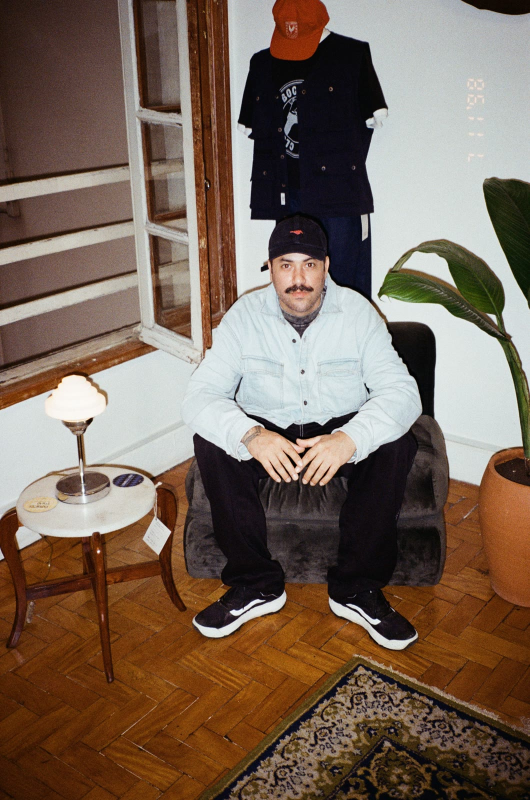
#> input picture posts/rumo-ao-up/fotos/caio-01.jpg, 1060 x 1600 px, given in place of rc-agua.png, which was not available (shown at 1/2 size)
$ python martini.py ../../../../posts/rumo-ao-up/fotos ../../../../posts/rumo-ao-up/fotos/caio-02.jpg 1.0
#> lines starting #> are read from the running program, lines starting #| are printed output that depends on the picture; after the words box and inside, x2 and y2 are one past the last pixel; in counts of white or black regions, pixels touching at a corner belong together
"""Rodada 5 · taça de martini. A taça é a imagem central; o líquido e o brilho
são as texturas de retícula que o usuário mandou (recoloridas pra Lhama).
Saída: fundos 1080x1350 (texto entra no HTML).
Uso: python3 martini.py <pasta-rc> <saida> [escala=1]"""
import sys, os, math
import numpy as np
from PIL import Image, ImageDraw, ImageChops, ImageFilter

RC, OUT = sys.argv[1], sys.argv[2]
S = float(sys.argv[3]) if len(sys.argv) > 3 else 1
os.makedirs(OUT, exist_ok=True)
W, H = int(1080 * S), int(1350 * S)
hx = lambda h: tuple(int(h[i:i + 2], 16) for i in (1, 3, 5))
LAV, LAVD, PINK, YEL, MINT, CREAM, INK, WINE = map(hx, ["#6E78E8", "#4E57C2", "#E679D3", "#EEE27A", "#B6D4A6", "#F2EAD8", "#151515", "#82004E"])
agua = Image.open(os.path.join(RC, "rc-agua.png")).convert("RGB")
#> agua is the input picture: PIL image 1060x1600 RGB; mean R, G, B 121.9, 103.1, 89.2
velas = Image.open(os.path.join(RC, "rc-velas.png")).convert("RGB")
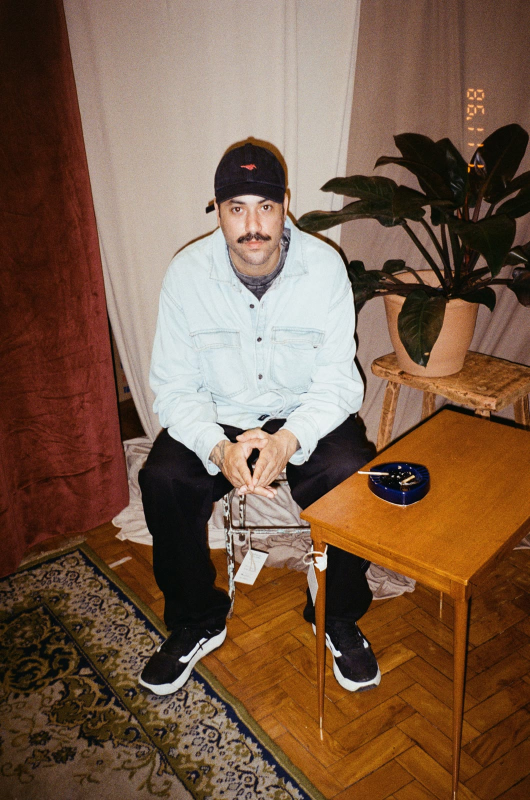
#> input picture posts/rumo-ao-up/fotos/caio-02.jpg, 1060 x 1600 px, given in place of rc-velas.png, which was not available (shown at 1/2 size)
#> velas is the input picture: PIL image 1060x1600 RGB; mean R, G, B 121.6, 92.2, 71.8
velasm = Image.open(os.path.join(RC, "rc-velas-menta.png")).convert("RGB")


def P(x, y):
    return (x * S, y * S)


def tex(img, box, scale=1.0, rot=0):
    """Recorta a textura pra caber no retângulo `box` (cover)."""
    x0, y0, x1, y1 = [int(v * S) for v in box]
    w, h = x1 - x0, y1 - y0
    t = img.rotate(rot, resample=Image.BICUBIC, expand=True)
    k = max(w / t.width, h / t.height) * scale
    t = t.resize((int(t.width * k), int(t.height * k)), Image.LANCZOS)
    cx, cy = (t.width - w) // 2, (t.height - h) // 2
    return t.crop((cx, cy, cx + w, cy + h)), (x0, y0)


def mask(fn):
    m = Image.new("L", (W, H), 0)
    fn(ImageDraw.Draw(m))
    return m


def paper_grain(img, k=0.07, seed=1):
    a = np.asarray(img).astype(np.float32)
    n = np.random.default_rng(seed).standard_normal(a.shape[:2])[..., None]
    return Image.fromarray(np.clip(a * (1 + k * n), 0, 255).astype(np.uint8))


def halftone_flat(color, bg, density, angle=45, cell=7):
    """Campo chapado com retícula leve (pra fundos não ficarem digitais)."""
    yy, xx = np.mgrid[0:H, 0:W].astype(np.float32)
    a = math.radians(angle)
    u = (xx * math.cos(a) + yy * math.sin(a)) / (cell * S) * 2 * math.pi
    v = (-xx * math.sin(a) + yy * math.cos(a)) / (cell * S) * 2 * math.pi
    t = 0.5 - 0.25 * (np.cos(u) + np.cos(v))
    ink = np.clip((density - t) * 8 + 0.5, 0, 1)[..., None]
    out = np.array(bg, np.float32) * (1 - ink) + np.array(color, np.float32) * ink
    return Image.fromarray(out.astype(np.uint8))


def glass(d, cx, top, rim, depth, stem, foot, tilt=0, width=10, fill=None, outline=INK):
    """Taça de martini (cone + haste + pé). Retorna os polígonos."""
    def R(x, y):
        a = math.radians(tilt)
        x, y = x - cx, y - (top + depth)
        return P(cx + x * math.cos(a) - y * math.sin(a), top + depth + x * math.sin(a) + y * math.cos(a))
    cone = [R(cx - rim, top), R(cx + rim, top), R(cx + 14, top + depth), R(cx - 14, top + depth)]
    st = [R(cx - 9, top + depth - 4), R(cx + 9, top + depth - 4), R(cx + 9, top + depth + stem), R(cx - 9, top + depth + stem)]
    ft = [R(cx - foot, top + depth + stem + 14), R(cx + foot, top + depth + stem + 14), R(cx + foot * 0.7, top + depth + stem - 4), R(cx - foot * 0.7, top + depth + stem - 4)]
    return cone, st, ft, R


def liquid_poly(R, cx, top, rim, depth, level):
    """Líquido até `level` (0..1 da altura do cone), com superfície levemente curva."""
    y = top + depth * (1 - level)
    half = rim * level + 14 * (1 - level)
    pts = [R(cx - half + 6, y)]
    for i in range(1, 12):
        t = i / 12
        pts.append(R(cx - half + 6 + (2 * half - 12) * t, y + 8 * math.sin(t * math.pi)))
    pts += [R(cx + half - 6, y), R(cx + 12, top + depth - 6), R(cx - 12, top + depth - 6)]
    return pts


def draw_martini(base, cx, top, rim, depth, stem, foot, tilt, liq_tex, glow=None, olive=PINK, misreg=PINK, level=0.8, pick=True, lw=9, off_px=16):
    cone, st, ft, R = glass(None, cx, top, rim, depth, stem, foot, tilt)
    # sombra de registro (rosa deslocado) — erro de impressão
    off = Image.new("RGBA", (W, H), (0, 0, 0, 0)); do = ImageDraw.Draw(off)
    for poly in (cone, st, ft):
        do.polygon([(x + off_px * S, y + off_px * 0.9 * S) for x, y in poly], fill=misreg + (255,))
    base.alpha_composite(off)
    # vidro: creme translúcido
    g = Image.new("RGBA", (W, H), (0, 0, 0, 0)); dg = ImageDraw.Draw(g)
    for poly in (cone, st, ft):
        dg.polygon(poly, fill=CREAM + (235,))
    base.alpha_composite(g)
    # líquido = textura da água
    if level > 0:
        lm = mask(lambda d: d.polygon(liquid_poly(R, cx, top, rim, depth, level), fill=255))
        t, (x0, y0) = tex(liq_tex, (cx - rim - 40, top - 40, cx + rim + 40, top + depth + 40), 1.25, rot=-tilt)
        layer = Image.new("RGBA", (W, H), (0, 0, 0, 0)); layer.paste(t, (x0, y0))
        layer.putalpha(ImageChops.multiply(layer.split()[3], lm))
        base.alpha_composite(layer)
    # contorno nanquim
    ln = Image.new("RGBA", (W, H), (0, 0, 0, 0)); dl = ImageDraw.Draw(ln)
    for poly in (cone, st, ft):
        dl.line(poly + [poly[0]], fill=INK + (255,), width=int(lw * S), joint="curve")
    if level > 0:
        dl.line(liquid_poly(R, cx, top, rim, depth, level)[:12], fill=INK + (255,), width=int(max(3, lw * 0.55) * S))
    # brilho no vidro
    hl = [R(cx - rim * 0.72, top + 30), R(cx - rim * 0.6, top + 30), R(cx - 30, top + depth * 0.78), R(cx - 44, top + depth * 0.78)]
    dl.polygon(hl, fill=(255, 255, 255, 150))
    base.alpha_composite(ln)
    if not pick:
        return R
    # palito com azeitona-lhama (rosa com miolo amarelo)
    p0, p1 = R(cx + rim * 0.15, top + depth * 0.62), R(cx + rim * 0.85, top - rim * 0.3)
    dp = ImageDraw.Draw(base)
    dp.line([p0, p1], fill=INK, width=int(10 * S))
    ox, oy = R(cx + rim * 0.42, top + depth * 0.05)
    r = max(22, rim * 0.165) * S
    dp.ellipse([ox - r + 12 * S, oy - r * 0.86 + 12 * S, ox + r + 12 * S, oy + r * 0.86 + 12 * S], fill=misreg)
    dp.ellipse([ox - r, oy - r * 0.86, ox + r, oy + r * 0.86], fill=olive, outline=INK, width=int(8 * S))
    dp.ellipse([ox - r * 0.36, oy - r * 0.3, ox + r * 0.36, oy + r * 0.3], fill=YEL, outline=INK, width=int(5 * S))
    return R


def save(img, name):
    paper_grain(img.convert("RGB")).save(os.path.join(OUT, name))
    print(name)


# 1 · a taça gigante, lavanda, brilho das velas atrás
b = halftone_flat(LAVD, LAV, 0.22).convert("RGBA")
t, (x0, y0) = tex(velas, (140, 260, 940, 1100), 1.0)
#> t: PIL image 800x840 RGB
#> x0 = 140; y0 = 260
halo = Image.new("RGBA", (W, H), (0, 0, 0, 0)); halo.paste(t, (x0, y0))
#> after `halo = Image.new('RGBA', (W, H), (0, 0, 0, 0))`: halo: PIL image 1080x1350 RGBA; every value is 0
hm = mask(lambda d: d.ellipse([P(260, 400), P(820, 1000)], fill=255)).filter(ImageFilter.GaussianBlur(70 * S))
#> in mask, `m = Image.new("L", (W, H), 0)`: m: PIL image 1080x1350 L; every value is 0
#> in mask, `fn(ImageDraw.Draw(m))`:
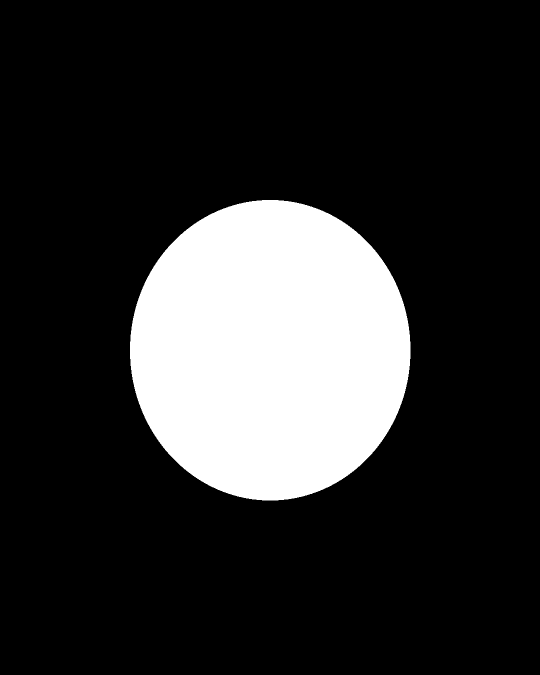
#> m: PIL image 1080x1350 L (shown at 1/2 size); 18.2% white; 1 white region, box (x1, y1, x2, y2) and area: (260, 400, 821, 1001) 264721
halo.putalpha(hm); b.alpha_composite(halo)
draw_martini(b, 540, 420, 330, 330, 270, 190, 0, agua, level=0.82)
#> in mask (call 2), `fn(ImageDraw.Draw(m))`: m: PIL image 1080x1350 L; 4.9% white; 1 white region, box (x1, y1, x2, y2) and area: (272, 479, 808, 745) 71633
#> in draw_martini, `t, (x0, y0) = tex(liq_tex, (cx - rim - 40, top - 40, cx + rim + 40, to..`:
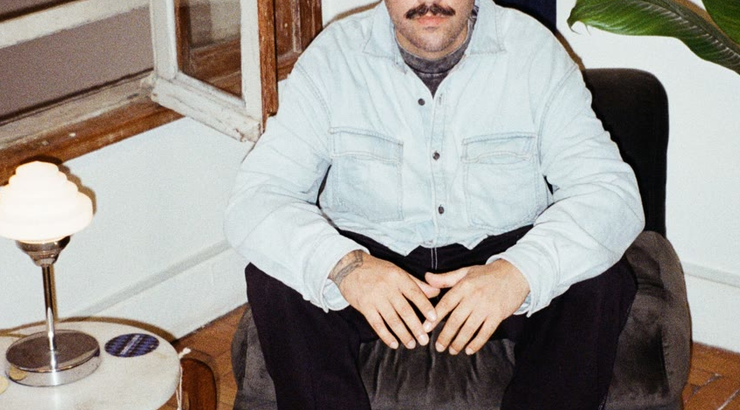
#> t: PIL image 740x410 RGB; mean R, G, B 156.3, 151.9, 146.6
#> in draw_martini, `t, (x0, y0) = tex(liq_tex, (cx - rim - 40, top - 40, cx + rim + 40, to..`: x0 = 170; y0 = 380
save(b, "m1.png")

# 2 · taça inclinada derramando, fundo tinta, com respingo de água
b = Image.new("RGBA", (W, H), INK + (255,))
t, (x0, y0) = tex(agua, (0, 700, 1080, 1350), 1.0, rot=90)
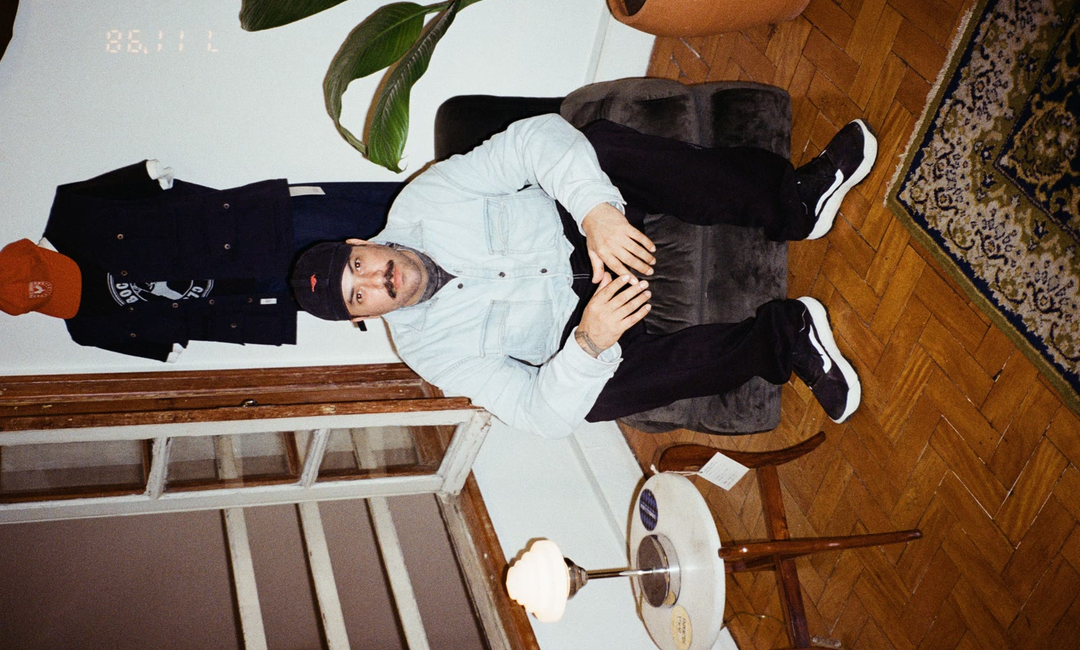
#> t: PIL image 1080x650 RGB; mean R, G, B 123, 104.5, 90.8
#> x0 = 0; y0 = 700
sp = Image.new("RGBA", (W, H), (0, 0, 0, 0)); sp.paste(t, (x0, y0))
spm = mask(lambda d: (d.ellipse([P(-200, 930), P(1300, 1500)], fill=255), d.ellipse([P(380, 760), P(820, 1060)], fill=255)))
#> in mask (call 3), `fn(ImageDraw.Draw(m))`: m: PIL image 1080x1350 L; 33.4% white; 1 white region, box (x1, y1, x2, y2) and area: (0, 760, 1080, 1350) 487082
spm = spm.filter(ImageFilter.GaussianBlur(3 * S))
sp.putalpha(spm); b.alpha_composite(sp)
draw_martini(b, 560, 300, 300, 300, 250, 170, -28, agua, misreg=YEL, level=0.7)
#> call 2 of draw_martini, with cx = 560, top = 300, rim = 300, depth = 300, stem = 250, foot = 170, tilt = -28, olive = (230, 121, 211)
#> in mask (call 4), `fn(ImageDraw.Draw(m))`: m: PIL image 1080x1350 L; 3% white; 1 white region, box (x1, y1, x2, y2) and area: (277, 316, 646, 601) 43181
#> in draw_martini (call 2), `t, (x0, y0) = tex(liq_tex, (cx - rim - 40, top - 40, cx + rim + 40, to..`:
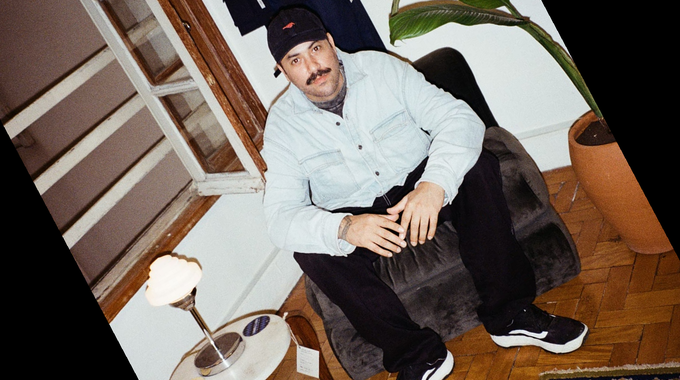
#> t: PIL image 680x380 RGB; mean R, G, B 113.9, 101.5, 92.7
#> in draw_martini (call 2), `t, (x0, y0) = tex(liq_tex, (cx - rim - 40, top - 40, cx + rim + 40, to..`: x0 = 220; y0 = 260
#> in draw_martini (call 2), `base.alpha_composite(layer)`:
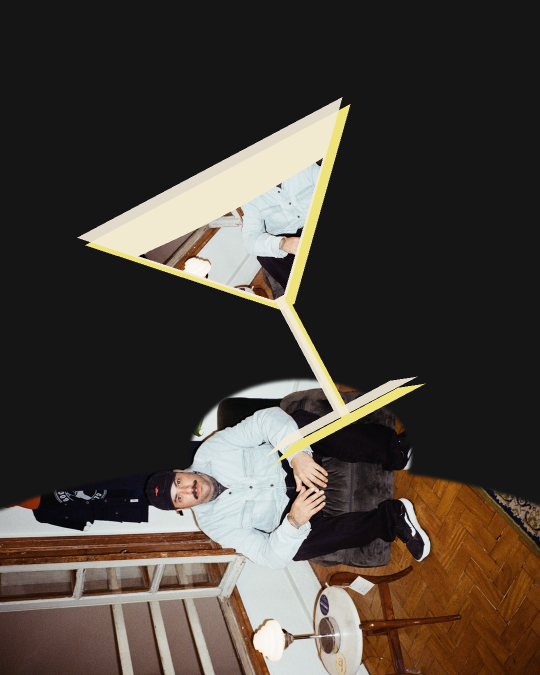
#> base: PIL image 1080x1350 RGBA (shown at 1/2 size); mean R, G, B, A 70.9, 63.4, 56.4, 255
#> in draw_martini (call 2), `base.alpha_composite(ln)`:
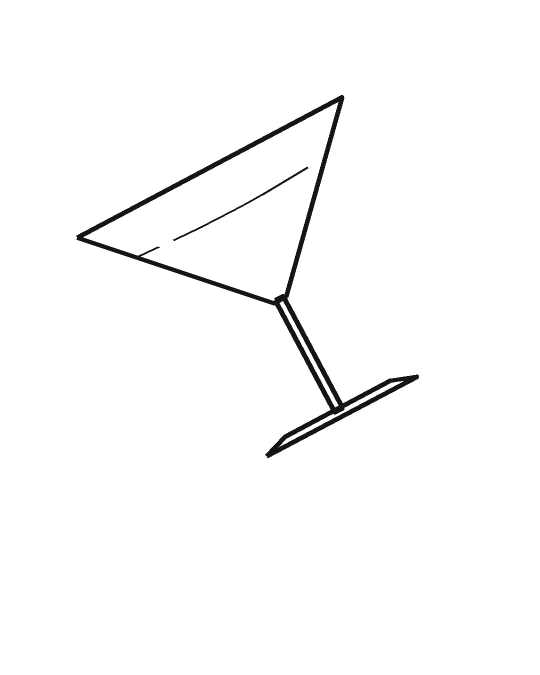
#> ln: PIL image 1080x1350 RGBA (shown at 1/2 size); mean R, G, B, A 1.3, 1.3, 1.3, 5; transparent parts drawn white
save(b, "m2.png")

# 3 · tim-tim: duas taças, fundo rosa, líquido com as velas (brilho quente)
b = halftone_flat(WINE, PINK, 0.12, angle=15).convert("RGBA")
draw_martini(b, 360, 520, 230, 250, 240, 140, 14, velas, olive=YEL, misreg=WINE, level=0.85)
draw_martini(b, 720, 520, 230, 250, 240, 140, -14, velasm, olive=MINT, misreg=WINE, level=0.85)
dt = ImageDraw.Draw(b)
for x1, y1, x2, y2 in [(520, 420, 500, 350), (545, 410, 548, 330), (570, 420, 594, 352)]:
    dt.line([P(x1, y1), P(x2, y2)], fill=INK, width=int(11 * S))
save(b, "m3.png")


# ---------------------------------------------------------------- rodada 6 · a saideira
# S1 · uma taça só, quase no fim (a última dose), brilho das velas atrás
b = halftone_flat(LAVD, LAV, 0.22).convert("RGBA")
t, (x0, y0) = tex(velas, (140, 300, 940, 1140), 1.0)
#> x0 = 140; y0 = 300
halo = Image.new("RGBA", (W, H), (0, 0, 0, 0)); halo.paste(t, (x0, y0))
hm = mask(lambda d: d.ellipse([P(260, 440), P(820, 1040)], fill=255)).filter(ImageFilter.GaussianBlur(70 * S))
halo.putalpha(hm); b.alpha_composite(halo)
draw_martini(b, 540, 470, 320, 320, 250, 180, 0, agua, level=0.38)
save(b, "s1.png")

# S2 · tim-tim da saideira: duas taças, fundo rosa
b = halftone_flat(WINE, PINK, 0.12, angle=15).convert("RGBA")
draw_martini(b, 380, 470, 230, 250, 230, 140, 14, agua, olive=YEL, misreg=WINE, level=0.5)
draw_martini(b, 700, 470, 230, 250, 230, 140, -14, velas, olive=MINT, misreg=WINE, level=0.5)
dt = ImageDraw.Draw(b)
for x1, y1, x2, y2 in [(520, 380, 500, 310), (545, 370, 548, 290), (570, 380, 594, 312)]:
    dt.line([P(x1, y1), P(x2, y2)], fill=INK, width=int(11 * S))
save(b, "s2.png")

# S3 · doze taças = doze meses; onze vazias, a de dezembro cheia
b = Image.new("RGBA", (W, H), CREAM + (255,))
cols, rows = 4, 3
for i in range(12):
    cx = 165 + (i % cols) * 250; top = 330 + (i // cols) * 255
    full = i == 11
    draw_martini(b, cx, top, 88, 92, 82, 56, 0, velas if full else agua, olive=PINK, misreg=PINK if full else LAV,
                 level=0.85 if full else 0, pick=full, lw=6, off_px=8)
#> this loop made 12 passes
save(b, "s3.png")
